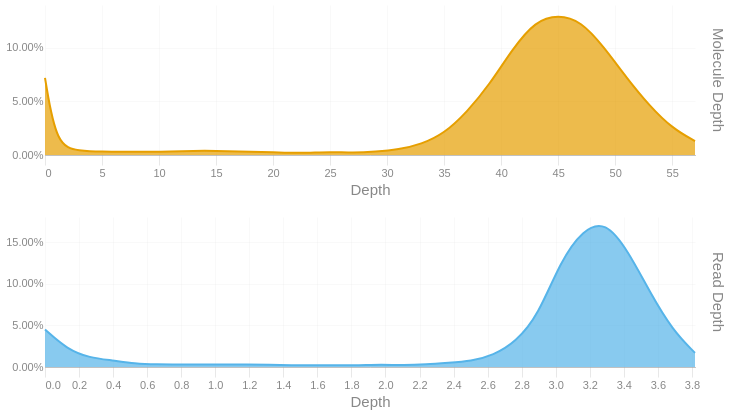

Notebook code for this chart:
### Code cell
readdep = depth_hist(tb['Read Depth'], q99, 3)
readdep['Metric'] = 'Read Depth'
if not SKIPLR:
    moldep = depth_hist(tb['Molecule Depth'], mol_q99, 0)
    moldep['Metric'] = 'Molecule Depth'
    _hist = pd.concat([readdep, moldep])
    _hist= _hist[_hist['Proportion'] != 0]
    with SafeRender(_hist):
        (
            alt.Chart(_hist)        
            .mark_area(interpolate = "basis")
            .encode(
                x=alt.X('Bin:Q').scale(domainMin=0).axis(alt.Axis(title='Depth')),
                y = alt.Y('Proportion:Q', title = None).axis(format = '.2%'),
                color = alt.Color('Metric:N').legend(None),
                row = alt.Row("Metric:N").header(title = None, labelOrient = 'right'),
                tooltip = [
                    alt.Tooltip("Metric:N", title = "Metric"),
                    alt.Tooltip('Interval:N', title = "Depth Interval"),
                    alt.Tooltip('Proportion:Q', title = "% Alignments").format('.2%')
                ]
            )
            .resolve_scale(x='independent', y='independent')
            .properties(
                height = 150, width = 650,
                usermeta={'embedOptions': {'downloadFileName': f'{samplename}.depth.hist'}}
            )
        ).display()
else:
    readdep= readdep[readdep['Proportion'] != 0]
    with SafeRender(readdep):
        (
            alt.Chart(readdep)        
            .mark_area(interpolate = "basis")
            .encode(
                x=alt.X('Bin:Q').scale(domainMin=0).axis(alt.Axis(title='Depth')),
                y = alt.Y('Proportion:Q', title = None).axis(format = '.2%'),
                tooltip = [
                    alt.Tooltip('Interval:N', title = "Depth Interval"),
                    alt.Tooltip('Proportion:Q', title = "% Alignments").format('.2%')
                ]
            )
            .properties(
                usermeta={'embedOptions': {'downloadFileName': f'{samplename}.depth.hist'}}
            )
        ).display()

### Figure 1 — Vega-Lite specification as saved in the notebook (floating-point values rounded to 4 significant figures)
{"width": 650, "height": 150, "config": {"title": {"anchor": "start", "dy": -15, "fontSize": 18, "color": "#888888", "subtitleColor": "#888888", "subtitleFontSize": 14}, "arc": {"fill": "#0072B2"}, "axis": {"domainColor": "#888888", "domainWidth": 0.5, "gridWidth": 0.2, "grid": false, "titleFontWeight": 400, "titleFontSize": 15, "labelFontSize": 11, "labelColor": "#888888", "tickColor": "#888888", "tickWidth": 0.2, "titleColor": "#888888"}, "axisBand": {"grid": false}, "axisX": {"grid": true, "tickSize": 10, "domainCap": "round"}, "axisY": {"domain": false, "grid": true, "tickSize": 0, "domainCap": "round"}, "background": "transparent", "header": {"labelFontSize": 15, "labelColor": "#888888", "titleFontSize": 15, "titleFontWeight": 600, "titleColor": "#888888"}, "legend": {"labelFont": "sans-serif", "labelFontSize": 12, "labelColor": "#888888", "symbolSize": 100, "symbolType": "circle", "titleFontSize": 12, "titlePadding": 10, "titleColor": "#888888", "title": null}, "range": {"category": ["#E69F00", "#56B4E9", "#009E73", "#F0E442", "#0072B2", "#D55E00", "#CC79A7", "#000000"], "diverging": ["#cfe8f3", "#a2d4ec", "#73bfe2", "#46abdb", "#1696d2", "#12719e"]}, "area": {"fill": "#0072B2", "fillOpacity": 0.7, "line": true, "strokeOpacity": 0.7}, "line": {"color": "#0072B2", "stroke": "#0072B2", "strokeWidth": 2}, "trail": {"color": "#0072B2", "stroke": "#0072B2", "strokeWidth": 0, "size": 1}, "point": {"filled": true}, "text": {"color": "#888888", "fontSize": 11, "align": "right", "fontWeight": 400, "size": 11}, "bar": {"fill": "#0072B2", "stroke": null}, "view": {"stroke": null, "continuousWidth": 660, "continuousHeight": 400}}, "data": {"name": "data-9a3cde1ada7c0d6210f135e89072cccf"}, "mark": {"type": "area", "interpolate": "basis"}, "encoding": {"color": {"field": "Metric", "legend": null, "type": "nominal"}, "row": {"field": "Metric", "header": {"title": null, "labelOrient": "right"}, "type": "nominal"}, "tooltip": [{"field": "Metric", "title": "Metric", "type": "nominal"}, {"field": "Interval", "title": "Depth Interval", "type": "nominal"}, {"field": "Proportion", "format": ".2%", "title": "% Alignments", "type": "quantitative"}], "x": {"axis": {"title": "Depth"}, "field": "Bin", "scale": {"domainMin": 0}, "type": "quantitative"}, "y": {"axis": {"format": ".2%"}, "field": "Proportion", "title": null, "type": "quantitative"}}, "resolve": {"scale": {"x": "independent", "y": "independent"}}, "usermeta": {"embedOptions": {"downloadFileName": "01-1-HQ1-bead5-DNA1p5-MEB10-10486428-23H72MLT3-L3_trimmed.depth.hist"}}, "$schema": "https://vega.github.io/schema/vega-lite/v6.4.1.json", "datasets": {"data-9a3cde1ada7c0d6210f135e89072cccf": [{"Bin": 0.0, "Interval": "0.0-0.132", "Proportion": 0.045, "Metric": "Read Depth"}, {"Bin": 0.132, "Interval": "0.132-0.263", "Proportion": 0.021, "Metric": "Read Depth"}, {"Bin": 0.263, "Interval": "0.263-0.395", "Proportion": 0.011, "Metric": "Read Depth"}, {"Bin": 0.395, "Interval": "0.395-0.527", "Proportion": 0.008, "Metric": "Read Depth"}, {"Bin": 0.527, "Interval": "0.527-0.658", "Proportion": 0.004, "Metric": "Read Depth"}, {"Bin": 0.658, "Interval": "0.658-0.79", "Proportion": 0.003, "Metric": "Read Depth"}, {"Bin": 0.79, "Interval": "0.79-0.922", "Proportion": 0.003, "Metric": "Read Depth"}, {"Bin": 0.922, "Interval": "0.922-1.053", "Proportion": 0.003, "Metric": "Read Depth"}, {"Bin": 1.053, "Interval": "1.053-1.185", "Proportion": 0.003, "Metric": "Read Depth"}, {"Bin": 1.185, "Interval": "1.185-1.317", "Proportion": 0.003, "Metric": "Read Depth"}, {"Bin": 1.317, "Interval": "1.317-1.448", "Proportion": 0.003, "Metric": "Read Depth"}, {"Bin": 1.448, "Interval": "1.448-1.58", "Proportion": 0.002, "Metric": "Read Depth"}, {"Bin": 1.58, "Interval": "1.58-1.712", "Proportion": 0.002, "Metric": "Read Depth"}, {"Bin": 1.712, "Interval": "1.712-1.843", "Proportion": 0.002, "Metric": "Read Depth"}, {"Bin": 1.843, "Interval": "1.843-1.975", "Proportion": 0.002, "Metric": "Read Depth"}, {"Bin": 1.975, "Interval": "1.975-2.107", "Proportion": 0.003, "Metric": "Read Depth"}, {"Bin": 2.107, "Interval": "2.107-2.238", "Proportion": 0.002, "Metric": "Read Depth"}, {"Bin": 2.238, "Interval": "2.238-2.37", "Proportion": 0.003, "Metric": "Read Depth"}, {"Bin": 2.37, "Interval": "2.37-2.502", "Proportion": 0.005, "Metric": "Read Depth"}, {"Bin": 2.502, "Interval": "2.502-2.633", "Proportion": 0.007, "Metric": "Read Depth"}, {"Bin": 2.633, "Interval": "2.633-2.765", "Proportion": 0.014, "Metric": "Read Depth"}, {"Bin": 2.765, "Interval": "2.765-2.897", "Proportion": 0.03, "Metric": "Read Depth"}, {"Bin": 2.897, "Interval": "2.897-3.028", "Proportion": 0.062, "Metric": "Read Depth"}, {"Bin": 3.028, "Interval": "3.028-3.16", "Proportion": 0.127, "Metric": "Read Depth"}, {"Bin": 3.16, "Interval": "3.16-3.292", "Proportion": 0.165, "Metric": "Read Depth"}, {"Bin": 3.292, "Interval": "3.292-3.423", "Proportion": 0.175, "Metric": "Read Depth"}, {"Bin": 3.423, "Interval": "3.423-3.555", "Proportion": 0.14, "Metric": "Read Depth"}, {"Bin": 3.555, "Interval": "3.555-3.687", "Proportion": 0.089, "Metric": "Read Depth"}, {"Bin": 3.687, "Interval": "3.687-3.818", "Proportion": 0.044, "Metric": "Read Depth"}, {"Bin": 3.818, "Interval": "3.818-3.95", "Proportion": 0.017, "Metric": "Read Depth"}, {"Bin": 0.0, "Interval": "0-1", "Proportion": 0.072, "Metric": "Molecule Depth"}, {"Bin": 1.0, "Interval": "1-3", "Proportion": 0.008, "Metric": "Molecule Depth"}, {"Bin": 3.0, "Interval": "3-5", "Proportion": 0.004, "Metric": "Molecule Depth"}, {"Bin": 5.0, "Interval": "5-7", "Proportion": 0.003, "Metric": "Molecule Depth"}, {"Bin": 7.0, "Interval": "7-9", "Proportion": 0.003, "Metric": "Molecule Depth"}, {"Bin": 9.0, "Interval": "9-11", "Proportion": 0.003, "Metric": "Molecule Depth"}, {"Bin": 11.0, "Interval": "11-13", "Proportion": 0.003, "Metric": "Molecule Depth"}, {"Bin": 13.0, "Interval": "13-15", "Proportion": 0.004, "Metric": "Molecule Depth"}, {"Bin": 15.0, "Interval": "15-17", "Proportion": 0.004, "Metric": "Molecule Depth"}, {"Bin": 17.0, "Interval": "17-19", "Proportion": 0.003, "Metric": "Molecule Depth"}, {"Bin": 19.0, "Interval": "19-21", "Proportion": 0.003, "Metric": "Molecule Depth"}, {"Bin": 21.0, "Interval": "21-23", "Proportion": 0.002, "Metric": "Molecule Depth"}, {"Bin": 23.0, "Interval": "23-25", "Proportion": 0.002, "Metric": "Molecule Depth"}, {"Bin": 25.0, "Interval": "25-27", "Proportion": 0.003, "Metric": "Molecule Depth"}, {"Bin": 27.0, "Interval": "27-29", "Proportion": 0.002, "Metric": "Molecule Depth"}, {"Bin": 29.0, "Interval": "29-31", "Proportion": 0.003, "Metric": "Molecule Depth"}, {"Bin": 31.0, "Interval": "31-33", "Proportion": 0.005, "Metric": "Molecule Depth"}, {"Bin": 33.0, "Interval": "33-35", "Proportion": 0.01, "Metric": "Molecule Depth"}, {"Bin": 35.0, "Interval": "35-37", "Proportion": 0.02, "Metric": "Molecule Depth"}, {"Bin": 37.0, "Interval": "37-39", "Proportion": 0.04, "Metric": "Molecule Depth"}, {"Bin": 39.0, "Interval": "39-41", "Proportion": 0.066, "Metric": "Molecule Depth"}, {"Bin": 41.0, "Interval": "41-43", "Proportion": 0.099, "Metric": "Molecule Depth"}, {"Bin": 43.0, "Interval": "43-45", "Proportion": 0.125, "Metric": "Molecule Depth"}, {"Bin": 45.0, "Interval": "45-47", "Proportion": 0.131, "Metric": "Molecule Depth"}, {"Bin": 47.0, "Interval": "47-49", "Proportion": 0.125, "Metric": "Molecule Depth"}, {"Bin": 49.0, "Interval": "49-51", "Proportion": 0.101, "Metric": "Molecule Depth"}, {"Bin": 51.0, "Interval": "51-53", "Proportion": 0.072, "Metric": "Molecule Depth"}, {"Bin": 53.0, "Interval": "53-55", "Proportion": 0.046, "Metric": "Molecule Depth"}, {"Bin": 55.0, "Interval": "55-57", "Proportion": 0.025, "Metric": "Molecule Depth"}, {"Bin": 57.0, "Interval": "57-59.61", "Proportion": 0.013, "Metric": "Molecule Depth"}]}}
